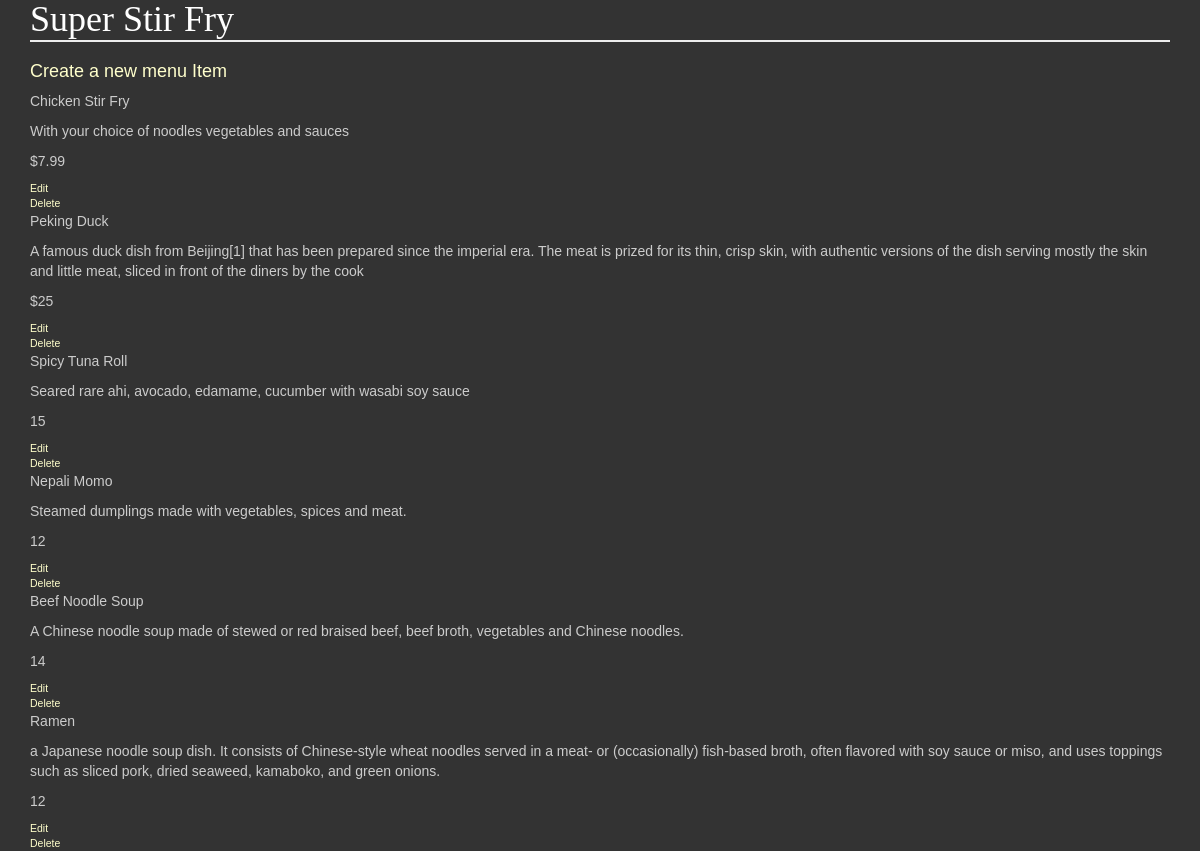
/restaurants/3/, run on an earlier commit of the app's database.
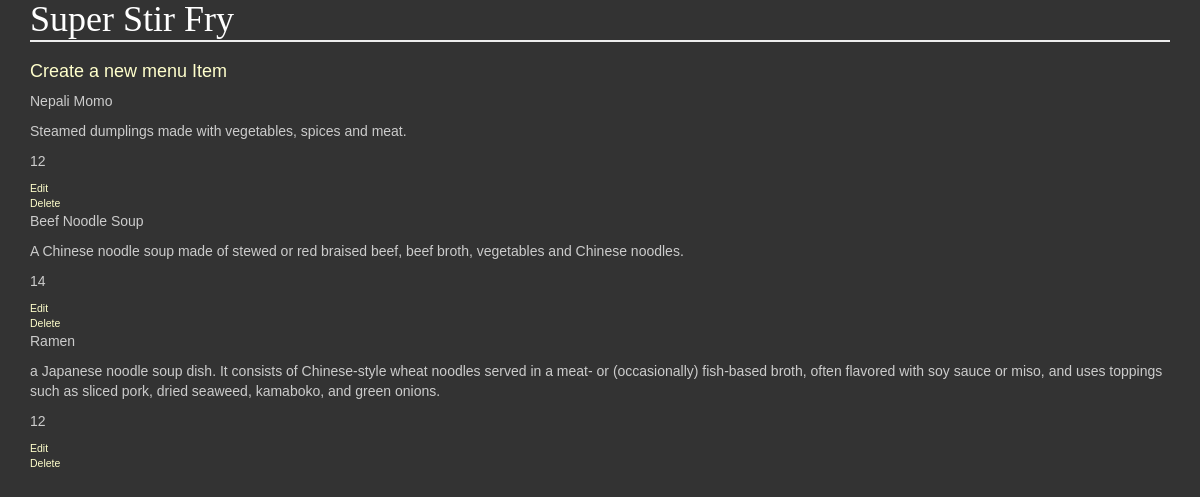
And on a later commit of the database.
### database_setup.py (models this page shows)
class Restaurant(Base):
	__tablename__ = 'restaurant'
	name = Column(
		String(80), nullable = False)
	id = Column(
		Integer, primary_key = True)

class MenuItem(Base):
	__tablename__ = 'menu_item'
	name = Column(String(80), nullable = False)
	id = Column(Integer, primary_key = True)
	course = Column(String(250))
	description = Column(String(250))
	price = Column(String(8))
	restaurant_id = Column(Integer, ForeignKey('restaurant.id'))
	restaurant = relationship(Restaurant)

### project.py (the view)
@app.route('/restaurants/<int:restaurant_id>/')
def restaurantMenu(restaurant_id):
    restaurant = session.query(Restaurant).filter_by(id=restaurant_id).one()
    items = session.query(MenuItem).filter_by(restaurant_id=restaurant.id)
    return render_template('menu.html',restaurant = restaurant, restaurant_id = restaurant_id, items = items)

### templates/menu.html (shortened to what this page needs)
<html>
<head>
	<link rel="stylesheet" href="https://maxcdn.bootstrapcdn.com/bootstrap/3.3.5/css/bootstrap.min.css">
	<link rel="stylesheet" type="text/css" href="{{url_for('static', filename = 'styles.css')}}">
</head>
<body class="container">
<h1>{{restaurant.name}}</h1>
<h3><a href="{{ url_for('newMenuItem', restaurant_id = restaurant_id) }}">Create a new menu Item</a></h3>
{% for i in items %}
<div>
<p>{{i.name}}</p>
<p>{{i.description}}</p>
<p> {{i.price}} </p>
<a href="{{url_for('editMenuItem',restaurant_id = restaurant.id,menu_id = i.id)}}">Edit</a><br>
<a href="{{url_for('deleteMenuItem',restaurant_id = restaurant.id,menu_id = i.id)}}">Delete</a>
</div>
{% endfor %}
</body>
</html>

### static/styles.css (style rules this page uses)
body { font-family: sans-serif; background-image: url('img3.jpg'); background-color: #333333 }
h1, h2, h3, h4 { color: #FFFFFF; }
h1, h2 { font-family: 'Georgia', serif; margin: 0; }
h1 { border-bottom: 2px solid #eee; }
p, dd, dt { color: #CCCCCC; }
a { text-decoration: none; color:#FFFFCC; font-size: .75em; }

What changed in the data, as far as the page shows it:
removed MenuItem: name "Chicken Stir Fry", description "With your choice of noodles vegetables and sauces", price "$7.99"
removed MenuItem: name "Peking Duck", description "A famous duck dish from Beijing[1] that has been prepared since the imperial era. The meat is prized for its thin, crisp skin, with authentic versions of the dish serving mostly the skin and little meat, sliced in front of the diners by the cook", price "$25"
removed MenuItem: name "Spicy Tuna Roll", description "Seared rare ahi, avocado, edamame, cucumber with wasabi soy sauce", price "15"
